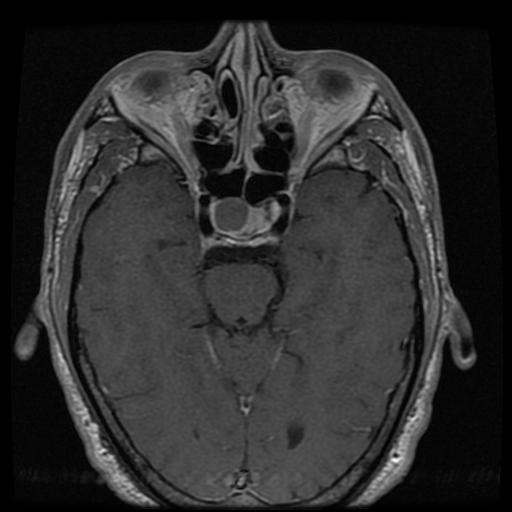
%> input picture coding/test25.jpg, 512 x 512 px
$ octave vigenereChiper_LSB.m   (GNU Octave 9; MATLAB toolbox functions it lacks are replaced by stand-ins)
%> lines starting %> are read from the running program, lines starting %| are printed output that depends on the picture; long printed decimals are rounded
### coding/vigenereDecryptMod256.m
% Vigenere Decryption Function with Modulo 256
function decryptedMsg = vigenereDecryptMod256(encryptedMsg, key)
    % Convert numeric array to uint8
    encryptedMsg = uint8(encryptedMsg);
    key = uint8(key);

    % Repeat the key to match the length of the encrypted message
    keyRepeats = ceil(length(encryptedMsg) / length(key));
    expandedKey = repmat(key, 1, keyRepeats);
    expandedKey = expandedKey(1:length(encryptedMsg));

    % Decrypt the message using Vigenere cipher with modulo 256
    decryptedMsg = mod(int16(encryptedMsg) - int16(expandedKey), 256);
end

### coding/vigenereEncryptMod256.m
% Vigenere Encryption Function with Modulo 256
function encryptedMsg = vigenereEncryptMod256(plainText, key)
    % Convert text to numeric array using ASCII values
    plainText = uint8(plainText);
    key = uint8(key);

    % Repeat the key to match the length of the plaintext
    keyRepeats = ceil(length(plainText) / length(key));
    expandedKey = repmat(key, 1, keyRepeats);
    expandedKey = expandedKey(1:length(plainText));

    % Encrypt the message using Vigenere cipher with modulo 256
    encryptedMsg = mod(plainText + expandedKey, 256);
end

### coding/vigenereChiper_LSB.m
% Main Script
clc;
clear;
close all;

% Read the original image
originalImage = imread(['test25.jpg']);
%> originalImage is the input picture: size 512x512x3 uint8; min 0, max 254, mean 45.6

% Convert the image to grayscale if it's not already
if size(originalImage, 3) > 1
    originalImage = rgb2gray(originalImage);
%> originalImage: size 512x512 uint8
end

% Resize the image to 512x512 using the imresize function
desiredSize = [512, 512];
originalImage = imresize(originalImage, desiredSize);

% Flatten the image matrix into a 1D array for easier manipulation
imageData = originalImage(:);

% Encrypt a sample message using the Vigenere cipher with modulo 256
message = 'Hello, World!'; % Message with symbols and lowercase letters
key = 'SecretKey';         % Key with symbols and lowercase letters
encryptedMessage = vigenereEncryptMod256(message, key);
disp(['Encrypted Message: ', char(encryptedMessage)]);

% Embed the encrypted message in the LSB of the image pixels
numBits = 8; % Number of bits to replace (LSB)
modifiedImageData = imageData;
for i = 1:numel(encryptedMessage)
    bitsToReplace = de2bi(encryptedMessage(i), numBits, 'left-msb'); % Convert to binary
    for j = 1:numBits
        modifiedImageData(i) = bitset(modifiedImageData(i), j, bitsToReplace(j));
    end
end

% Reshape the modified 1D array back to the original image size
modifiedImage = reshape(modifiedImageData, size(originalImage));

% Save the modified image
imwrite(modifiedImage, 'modif.png');

% Retrieve the encrypted message from the LSB of the modified image
retrievedImageData = modifiedImage(:);
retrievedMessage = zeros(size(encryptedMessage));
bitIndex = 1;
for i = 1:numel(encryptedMessage)
    % Extract the next numBits bits from the retrieved image data
    bitsToRetrieve = bitget(retrievedImageData(i), 1:numBits);
    % Convert the extracted bits to a numeric value
    retrievedMessage(i) = bi2de(bitsToRetrieve, 'left-msb');
    % Update the bitIndex for the next iteration
    bitIndex = bitIndex + numBits;
end
%> this loop made 13 passes
%> bitsToRetrieve on passes 1 to 8: [true false false true true false true true], [true true false false true false true false], [true true false false true true true true], [true true false true true true true false], [true true false true false true false false], [true false true false false false false false], [false true true false true false true true], [true false true true true true false false]
%> after the loop, bitIndex = 105; retrievedMessage = [155 202 207 222 212 160 107 188 232 197 209 199 147]

% Decrypt the retrieved message using Vigenere decryption with modulo 256
decryptedMessage = vigenereDecryptMod256(retrievedMessage, key);
%> in vigenereDecryptMod256, `encryptedMsg = uint8(encryptedMsg);`: encryptedMsg has the same summary as retrievedMessage outside vigenereDecryptMod256
%> in vigenereDecryptMod256, `keyRepeats = ceil(length(encryptedMsg) / length(key));`: keyRepeats = 2
%> in vigenereDecryptMod256, `expandedKey = repmat(key, 1, keyRepeats);`: expandedKey = 18 values, max 121 at index 9, min 75 at index 7, mean 101.2
%> in vigenereDecryptMod256, `expandedKey = expandedKey(1:length(encryptedMsg));`: expandedKey = [83 101 99 114 101 116 75 101 121 83 101 99 114]
%> in vigenereDecryptMod256, `decryptedMsg = mod(int16(encryptedMsg) - int16(expandedKey), 256);`: decryptedMsg = [72 101 108 108 111 44 32 87 111 114 108 100 33]
%> decryptedMessage = [72 101 108 108 111 44 32 87 111 114 108 100 33]

% Display the original and decrypted images side by side
figure;
subplot(2, 2, 1);
imshow(originalImage);
title('test1.jpg');

subplot(2, 2, 2);
imshow(modifiedImage);
title('Stego Image');

subplot(2, 2, 3);
imhist(originalImage);
title('Original Histogram');

subplot(2, 2, 4);
imhist(modifiedImage);
title('Stego Histogram');
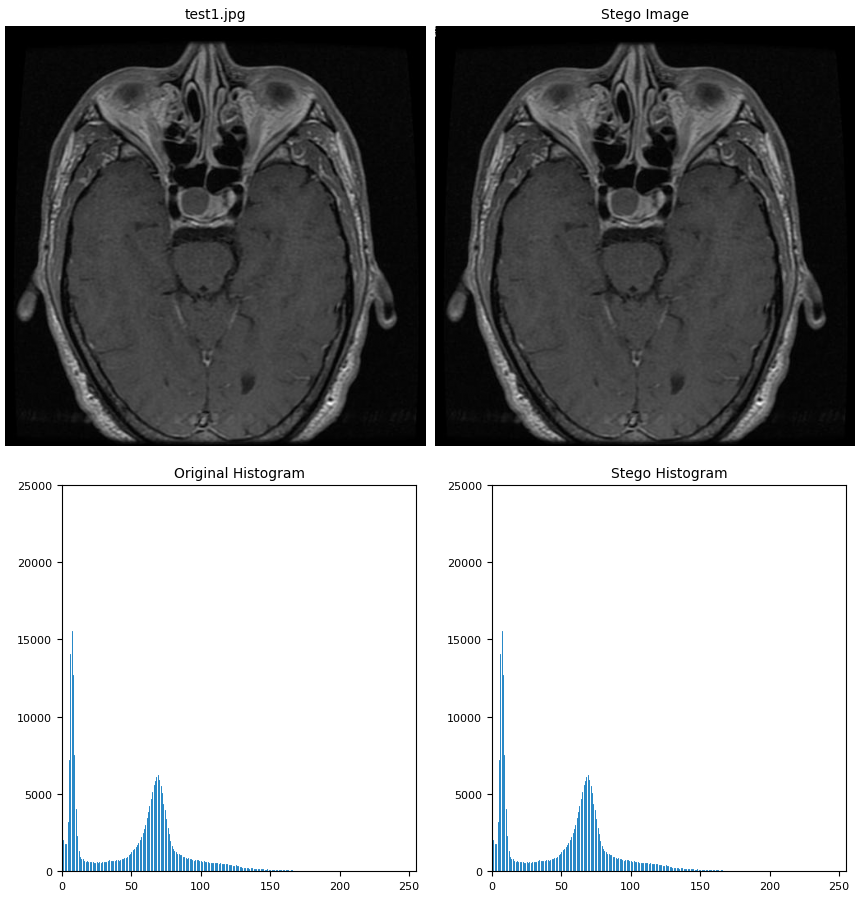
%> figure redrawn from the program's plot data, 4 panels

% Display the original and decrypted messages
fprintf('Original Message: %s\n', message);
fprintf('Decrypted Message: %s\n', char(decryptedMessage));
%| Decrypted Message: Hello, World!

% MSE
   originalImage = im2double(originalImage);
%> originalImage: size 512x512 double
    modifiedImage = im2double(modifiedImage);
%> modifiedImage: size 512x512 double
    mseValue = immse(originalImage, modifiedImage);
%> mseValue = 1.86e-05
    %maxPixelValue = 1.0; % For images in the range [0, 1]
    %ssimValue = ssim(originalImage, originalImage);
    disp(['MSE: ', num2str(mseValue)]);
%| MSE: 1.8649e-05
    %disp(['SSIM: ', num2str(ssimValue)]);

    % Calculate PSNR
MAX = 1.0; % Maximum pixel value for images in the range [0, 1]
psnrValue = 10 * log10((MAX^2) / mseValue);
%> psnrValue = 47.29
disp(['PSNR: ', num2str(psnrValue), ' dB']);
%| PSNR: 47.2934 dB
    % SSIM
    % Parameters for SSIM calculation
    K1 = 0.01;
    K2 = 0.03;
    L = 1; % Dynamic range of pixel values (assumed to be 1 for images in the range [0, 1])
    % Compute mean, variance, and covariance of the original image
    mu1 = mean2(originalImage);
%> mu1 = 0.179
    sigma1_sq = var(originalImage(:));
%> sigma1_sq = 0.0209
    covariance = cov(originalImage(:), modifiedImage(:));
%> covariance = [0.0209 0.0209; 0.0209 0.021]
    sigma1 = sqrt(sigma1_sq);
%> sigma1 = 0.145
    % Compute mean, variance, and covariance of the processed image
    mu2 = mean2(modifiedImage);
%> mu2 = 0.179
    sigma2_sq = var(modifiedImage(:));
%> sigma2_sq = 0.021
    sigma2 = sqrt(sigma2_sq);
%> sigma2 = 0.145
    % Compute the similarity components
    c1 = (K1 * L)^2;
    c2 = (K2 * L)^2;
    c3 = c2 / 2;
    % Compute SSIM components
    numerator = (2 * mu1 * mu2 + c1) * (2 * covariance(1, 2) + c2);
%> numerator = 0.00274
    denominator = (mu1^2 + mu2^2 + c1) * (sigma1_sq + sigma2_sq + c2);
%> denominator = 0.00274
    ssimValue = numerator / denominator;
%> ssimValue = 1
    % Account for contrast masking effect
    contrastMask = (2 * sigma1 * sigma2 + c3) / (sigma1_sq + sigma2_sq + c3);
%> contrastMask = 1
    ssimValue = ssimValue * contrastMask;
    % Display the result
    disp(['SSIM: ', num2str(ssimValue)]);
%| SSIM: 0.9996

% [8 lines of commented-out code are left out]
    decryptedBinary = uint8(decryptedMessage) >= 128;
%> decryptedBinary = [false false false false false false false false false false false false false]

    % Convert the original message to binary (thresholding with 0.5)
    originalBinary = uint8(message) >= 128;

    % Calculate the number of bit errors
    numErrors = sum(decryptedBinary(:) ~= originalBinary(:));
%> numErrors = 0

    % Calculate the Bit Error Rate (BER)
    ber = numErrors / numel(originalBinary);
%> ber = 0

    % Display the BER
    disp(['BER: ', num2str(ber)]);
%| BER: 0

    % Entropy original
    % Compute the histogram of the grayscale image
    histogram1 = imhist(originalImage);
%> histogram1 = 256 values, max 23998 at index 1, min 0 at index 196, mean 1024
    % Calculate the total number of pixels in the image
    totalPixels = numel(originalImage);
    % Compute the probability of occurrence for each intensity level
    probability = histogram1 / totalPixels;
%> probability = 256 values, max 0.0915 at index 1, min 0 at index 196, mean 0.00391
    % Calculate the entropy using the probability values
    entropy_value = -sum(probability .* log2(max(1e-10, probability)));
%> entropy_value = 6.16
    % Display the result
    disp(['Entropy original: ', num2str(entropy_value)]);
%| Entropy original: 6.1563

    % Entropy encrypt
    num_pixels = numel(modifiedImage);
    pixel_counts = imhist(modifiedImage); % Compute the histogram of pixel intensities
%> pixel_counts = 256 values, max 23985 at index 1, min 0 at index 196, mean 1024
    probability_distribution = pixel_counts / num_pixels;
%> probability_distribution has the same summary as probability

    entropy_value = -sum(probability_distribution .* log2(probability_distribution + eps)); % Add 'eps' to avoid log(0)

    disp(['Entropy Encrypted: ', num2str(entropy_value)]);
%| Entropy Encrypted: 6.1568

$ run again, with coding/test10.jpg copied over coding/test25.jpg
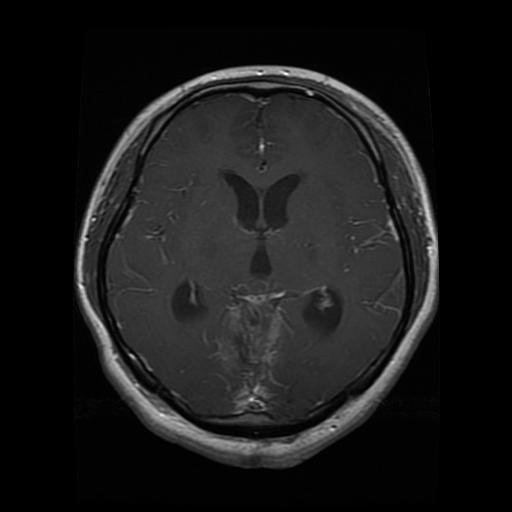
%> input picture coding/test10.jpg, 512 x 512 px
%> originalImage is the input picture: size 512x512x3 uint8; min 0, max 255, mean 25.8
%> the loop `for i = 1:numel(encryptedMessage)` made 13 passes
%> bitsToRetrieve on passes 1 to 8: [true false false true true false true true], [true true false false true false true false], [true true false false true true true true], [true true false true true true true false], [true true false true false true false false], [true false true false false false false false], [false true true false true false true true], [true false true true true true false false]
%> after the loop `for i = 1:numel(encryptedMessage)`: bitIndex = 105; retrievedMessage = [155 202 207 222 212 160 107 188 232 197 209 199 147]
%> encryptedMsg has the same summary as retrievedMessage outside vigenereDecryptMod256
%> keyRepeats = 2
%> in vigenereDecryptMod256, `expandedKey = repmat(key, 1, keyRepeats);`: expandedKey = 18 values, max 121 at index 9, min 75 at index 7, mean 101.2
%> in vigenereDecryptMod256, `expandedKey = expandedKey(1:length(encryptedMsg));`: expandedKey = [83 101 99 114 101 116 75 101 121 83 101 99 114]
%> decryptedMsg = [72 101 108 108 111 44 32 87 111 114 108 100 33]
%> `title('Stego Histogram');`:
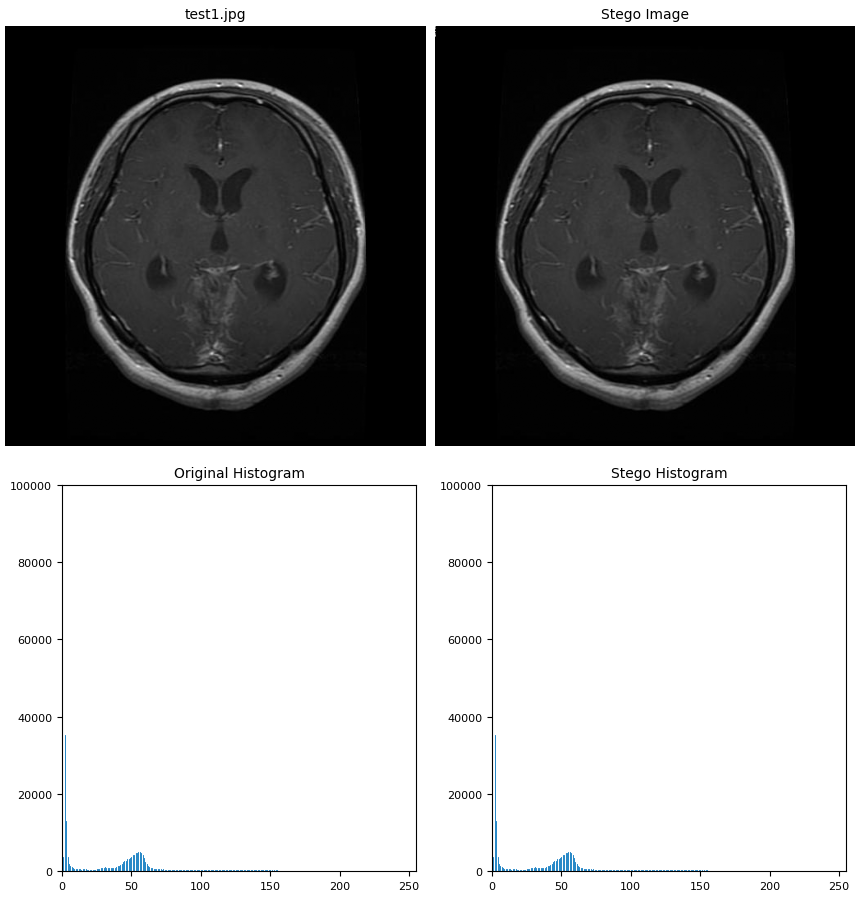
%> figure redrawn from the program's plot data, 4 panels
%| Decrypted Message: Hello, World!
%> mseValue = 1.86e-05
%| MSE: 1.8649e-05
%> psnrValue = 47.29
%| PSNR: 47.2934 dB
%> mu1 = 0.101
%> sigma1_sq = 0.0185
%> covariance = [0.0185 0.0185; 0.0185 0.0185]
%> sigma1 = 0.136
%> mu2 = 0.101
%> sigma2_sq = 0.0185
%> sigma2 = 0.136
%> numerator = 0.000781
%> ssimValue = 1
%| SSIM: 0.9995
%> decryptedBinary = [false false false false false false false false false false false false false]
%> numErrors = 0
%| BER: 0
%> histogram1 = 256 values, max 89411 at index 1, min 0 at index 203, mean 1024
%> probability = 256 values, max 0.341 at index 1, min 0 at index 203, mean 0.00391
%> entropy_value = 4.65
%| Entropy original: 4.6458
%> pixel_counts = 256 values, max 89398 at index 1, min 0 at index 203, mean 1024
%> probability_distribution has the same summary as probability
%| Entropy Encrypted: 4.6463

$ run again, with coding/test11.jpg copied over coding/test25.jpg
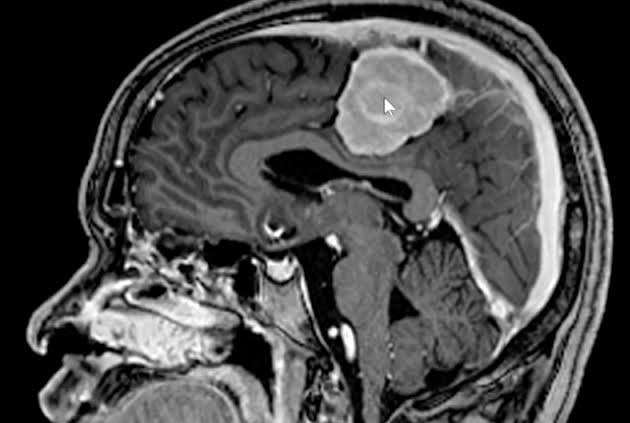
%> input picture coding/test11.jpg, 630 x 423 px
%> originalImage is the input picture: size 423x630x3 uint8; min 0, max 255, mean 72.5
%> `originalImage = imresize(originalImage, desiredSize);`:
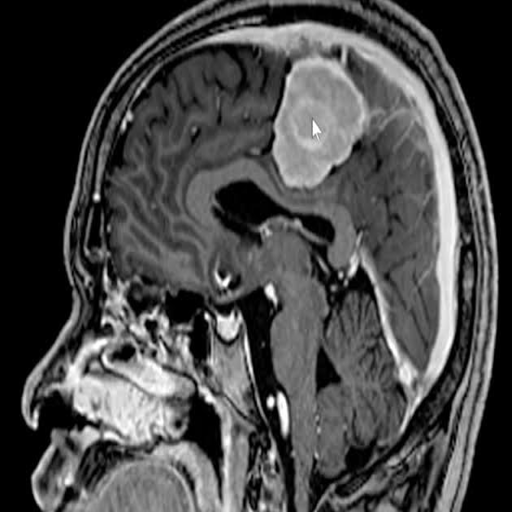
%> originalImage: size 512x512 uint8; min 0, max 255, mean 72.5
%> the loop `for i = 1:numel(encryptedMessage)` made 13 passes
%> bitsToRetrieve on passes 1 to 8: [true false false true true false true true], [true true false false true false true false], [true true false false true true true true], [true true false true true true true false], [true true false true false true false false], [true false true false false false false false], [false true true false true false true true], [true false true true true true false false]
%> after the loop `for i = 1:numel(encryptedMessage)`: bitIndex = 105; retrievedMessage = [155 202 207 222 212 160 107 188 232 197 209 199 147]
%> encryptedMsg has the same summary as retrievedMessage outside vigenereDecryptMod256
%> keyRepeats = 2
%> in vigenereDecryptMod256, `expandedKey = repmat(key, 1, keyRepeats);`: expandedKey = 18 values, max 121 at index 9, min 75 at index 7, mean 101.2
%> in vigenereDecryptMod256, `expandedKey = expandedKey(1:length(encryptedMsg));`: expandedKey = [83 101 99 114 101 116 75 101 121 83 101 99 114]
%> decryptedMsg = [72 101 108 108 111 44 32 87 111 114 108 100 33]
%> `title('Stego Histogram');`:
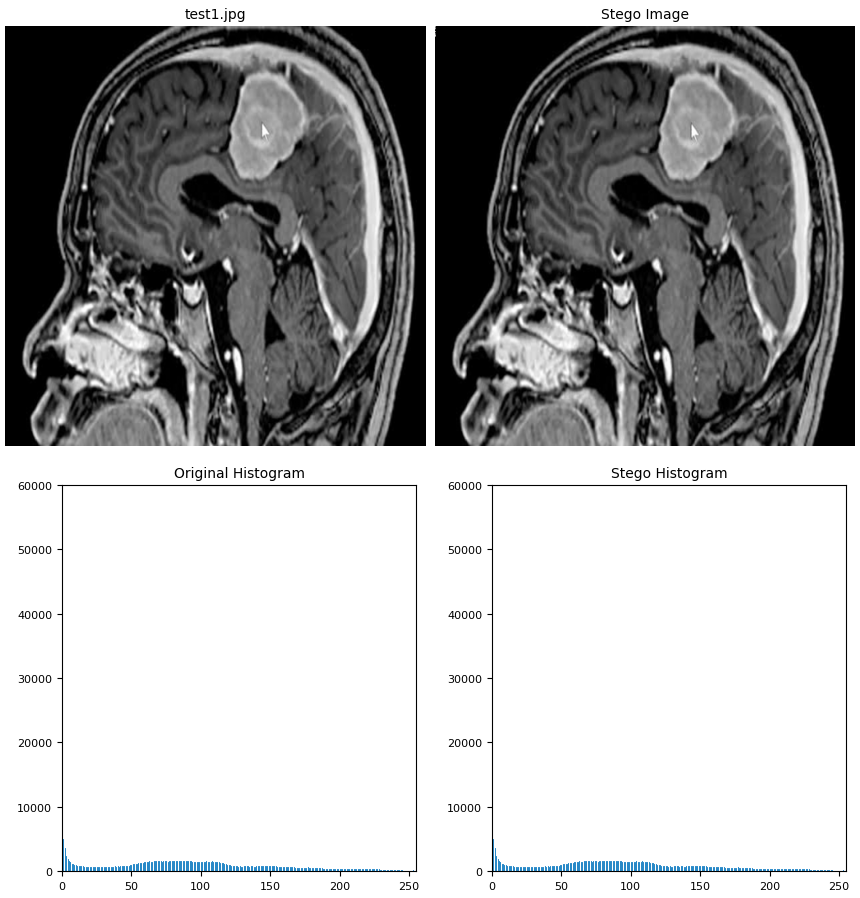
%> figure redrawn from the program's plot data, 4 panels
%| Decrypted Message: Hello, World!
%> mseValue = 1.86e-05
%| MSE: 1.8649e-05
%> psnrValue = 47.29
%| PSNR: 47.2934 dB
%> mu1 = 0.284
%> sigma1_sq = 0.0635
%> covariance = [0.0635 0.0635; 0.0635 0.0635]
%> sigma1 = 0.252
%> mu2 = 0.284
%> sigma2_sq = 0.0635
%> sigma2 = 0.252
%> numerator = 0.0207
%> ssimValue = 1
%| SSIM: 0.9999
%> decryptedBinary = [false false false false false false false false false false false false false]
%> numErrors = 0
%| BER: 0
%> histogram1 = 256 values, max 58083 at index 1, min 44 at index 251, mean 1024
%> probability = 256 values, max 0.222 at index 1, min 0.000168 at index 251, mean 0.00391
%> `entropy_value = -sum(probability .* log2(max(1e-10, probability)));`: entropy_value = 6.72
%| Entropy original: 6.7248
%> pixel_counts = 256 values, max 58070 at index 1, min 44 at index 251, mean 1024
%> probability_distribution has the same summary as probability
%> `entropy_value = -sum(probability_distribution .* log2(probability_dist..`: entropy_value = 6.73
%| Entropy Encrypted: 6.7251
